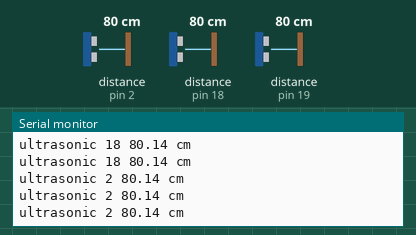
Recording of a sketch running on a simulated Arduino Mega 2560, built with avr-gcc and run on an emulated ATmega2560. Parts: the last lines printed to the serial monitor. The test bench sets the inputs (shaded band); at power-on: distance to the obstacle (sensors on pin 2, pin 18, pin 19) 80 cm. The echo pulse lasts 58.3 µs per cm.

Above: at 1.2 s.
1.3 s: distance to the obstacle (sensor on pin 2) set to 4 cm
At 2.01 s:
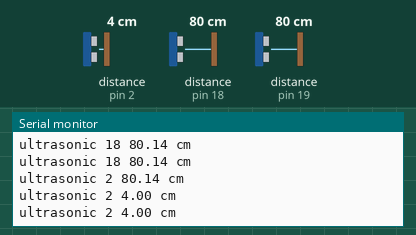
2.8 s: distance to the obstacle (sensor on pin 2) set to 2 cm
At 3.64 s:
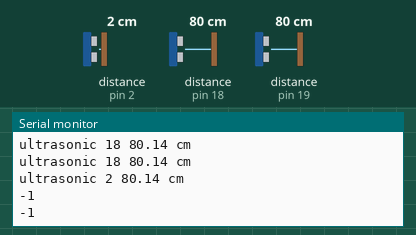
Timing chart, 0 to 5.8 s (numbered marks = the images above; inputs shaded):
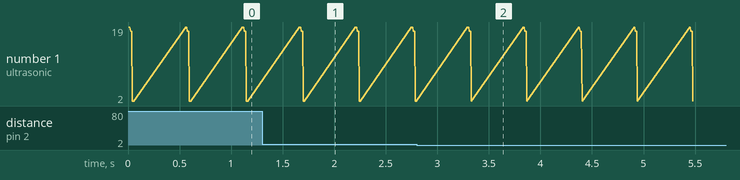

Measured:
- the behaviour switches between 3 and 2 cm on distance to the obstacle (sensor on pin 2) (found by bisection; images 1 and 2)
- after the input at 1.3 s, the serial monitor: prints a new line after 0.41 s (image 1)
- after the input at 2.8 s, the serial monitor: prints a new line after 0.54 s (image 2)

The sketch:

UltraSonic_test.ino
```cpp
  #include <MedianFilter.h>

//UltraSonicPins
#define FORWARD_ULTRASONIC_SENSOR 18
#define BACKWARD_ULTRASONIC_SENSOR 19
#define LEFT_SIDE_ULTRASONIC_SENSOR 2
 #define RIGHT_SIDE_ULTRASONIC_SENSOR 13
#define trigPin 51 // Trigger Pin
 float duration, distance; // Duration used to calculate distance
int maximumRange = 600; // Maximum range of sensor
int minimumRange = 2; // Minimum range of sensor
MedianFilter medianUltra(3,0);

void setup() {
  // put your setup code here, to run once:
  Serial.begin (38400);
  pinMode(trigPin, OUTPUT);
  pinMode(FORWARD_ULTRASONIC_SENSOR, INPUT);
  pinMode(BACKWARD_ULTRASONIC_SENSOR, INPUT);
  pinMode(LEFT_SIDE_ULTRASONIC_SENSOR, INPUT);
  pinMode(RIGHT_SIDE_ULTRASONIC_SENSOR, INPUT);
}

void loop() {
  getUltraSensorValue(BACKWARD_ULTRASONIC_SENSOR);
  getUltraSensorValue(FORWARD_ULTRASONIC_SENSOR);
  getUltraSensorValue(LEFT_SIDE_ULTRASONIC_SENSOR);
  delay(500);
}

float getUltraSensorValue(int echoPin){
  for (int i =0; i<3; i++){
   digitalWrite(trigPin, LOW);
   delayMicroseconds(2);

   digitalWrite(trigPin, HIGH);
   delayMicroseconds(10);

   digitalWrite(trigPin, LOW);
   duration = pulseIn(echoPin, HIGH);
   duration = medianUltra.in(duration); //return median value after new sample processed
    //Calculate the distance (in cm) based on the speed of sound.
   distance = duration/58.2;
   if (distance >= maximumRange || distance <= minimumRange){
     /* Send a negative number to computer and Turn LED ON
     to indicate "out of range" */
     Serial.println("-1");
     int infinity = 10000;
     distance = infinity;
   }
   else {
     /* Send the distance to the computer using Serial protocol, and
     turn LED OFF to indicate successful reading. */
     Serial.println("ultrasonic " + String(echoPin)+ " " +String(distance)+ " cm");
   }
  }
   return distance;
}
```
